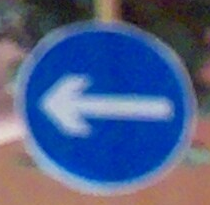
#> input picture trainingData/extracted_crops/a10_crop_0.png, 210 x 205 px
$ python -i Extract.py   (imports and definitions only)
#> lines starting #> are read from the running program, lines starting #| are printed output that depends on the picture; after the words box and inside, x2 and y2 are one past the last pixel; in counts of white or black regions, pixels touching at a corner belong together
#> further down, picture is the input picture: shape (205, 210, 3); mean B, G, R 137.9, 95.3, 77.9
import cv2 #type: ignore
import numpy as np
import os

def extract_sign_regions(img, min_area=1000, aspect_range=(0.7, 1.3)):
    """
    Extracts signs based on BLUE color detection.
    Much more robust than edge detection for specific traffic signs.
    """
#> called with min_area = 1000, aspect_range = (0.7, 1.3)
    # 1. Convert to HSV Color Space (Better for color segmentation than BGR)
    hsv = cv2.cvtColor(img, cv2.COLOR_BGR2HSV)
#> hsv: shape (205, 210, 3); mean H, S, V 88.4, 135.2, 150

    # 2. Define Blue Color Range
    # Hue (H): OpenCV uses 0-180. Blue is roughly 100-130.
    # Saturation (S): 0-255. High S means vivid color. Low S means gray/white.
    # Value (V): 0-255. High V means bright. Low V means dark.

    # Range: Allows for dark blue to bright blue, but rejects grey/white/black.
    lower_blue = np.array([90, 50, 50])
    upper_blue = np.array([140, 255, 255])

    # 3. Create Mask
    # Returns a binary image: White where pixels are blue, Black elsewhere.
    mask = cv2.inRange(hsv, lower_blue, upper_blue)
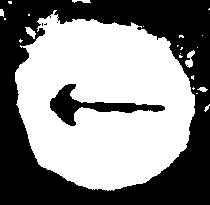
#> mask: shape (205, 210); 54.1% white; 5 black regions (3 under 20 px), largest, box (x1, y1, x2, y2) and area: (0, 0, 210, 205) 18400, (50, 84, 165, 126) 1368

    # 4. Clean up noise (Optional but recommended)
    # Erode/Dilate removes tiny blue specs (noise) and fills small holes in the sign
    kernel = np.ones((5,5), np.uint8)
    mask = cv2.morphologyEx(mask, cv2.MORPH_OPEN, kernel)
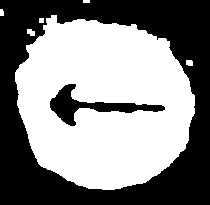
#> mask: shape (205, 210); 53.2% white; 2 black regions, box (x1, y1, x2, y2) and area: (0, 0, 210, 205) 18768, (50, 84, 165, 126) 1377
    mask = cv2.morphologyEx(mask, cv2.MORPH_CLOSE, kernel)
#> mask: shape (205, 210); 53.3% white; 2 black regions

    # 5. Find Contours on the MASK (not the raw image)
    contours, _ = cv2.findContours(mask, cv2.RETR_EXTERNAL, cv2.CHAIN_APPROX_SIMPLE)
#> contours = 5 contours, 2 with area under 20; largest, box (x1, y1, x2, y2) and area: (15, 15, 195, 190) 23910, (27, 29, 35, 36) 31, (186, 60, 193, 66) 28

    crops = []

    # Sort by area to process largest blobs first
    contours = sorted(contours, key=cv2.contourArea, reverse=True)

    for cnt in contours:
        area = cv2.contourArea(cnt)

        # Filter small specs
        if area < min_area:
            continue

        x, y, w, h = cv2.boundingRect(cnt)
        aspect_ratio = float(w) / h

        # Filter by Shape (Square-ish / Circular)
        if aspect_range[0] < aspect_ratio < aspect_range[1]:

            # Filter by Solidity (Is it a solid blob or a hollow C-shape?)
            hull = cv2.convexHull(cnt)
            hull_area = cv2.contourArea(hull)
            if hull_area == 0: continue
            solidity = float(area) / hull_area

            # Signs are solid (circle/square). Noise is often messy.
            if solidity > 0.8:
                # Add padding
                pad = 15
                h_img, w_img = img.shape[:2]
                y1 = max(0, y - pad)
                y2 = min(h_img, y + h + pad)
                x1 = max(0, x - pad)
                x2 = min(w_img, x + w + pad)

                crop = img[y1:y2, x1:x2]
                if crop.size > 0:
                    crops.append(crop)
#> this loop made 5 passes
#> (area, x, y, w, h, aspect_ratio, hull_area, solidity) on pass 1: (23910, 15, 15, 180, 175, 1.03, 24858.5, 0.962)
#> area on passes 2 to 3: 31, 28
#> after the loop, crops = 1 item

    return crops

def process_directory(input_dir='real_traffic_signs', output_dir='extracted_crops'):
    if not os.path.exists(output_dir):
        os.makedirs(output_dir)

    valid_exts = '.jpg'
    count = 0
    print(f"Scanning '{input_dir}' for images (Looking for BLUE objects)...")

    for fname in os.listdir(input_dir):
        if fname.lower().endswith(valid_exts):
            file_path = os.path.join(input_dir, fname)
            img = cv2.imread(file_path)
            if img is None: continue

            crops = extract_sign_regions(img)

            if crops:
                print(f"  {fname}: Found {len(crops)} signs.")
                for i, crop in enumerate(crops):
                    base_name = os.path.splitext(fname)[0]
                    save_name = f"{base_name}_crop_{i}.png"
                    cv2.imwrite(os.path.join(output_dir, save_name), crop)
                    count += 1
            else:
                # Useful for debugging: prints if an image had NO blue blobs
                pass

    print(f"\nDone. Extracted {count} signs to '{output_dir}/'")

# [2 lines not run here, left out]

>>> import cv2
>>> picture = cv2.imread('extracted_crops/a10_crop_0.png')
>>> result = extract_sign_regions(picture)
#> result = 1 item

$ run again, on trainingData/extracted_crops/a19_crop_0.png
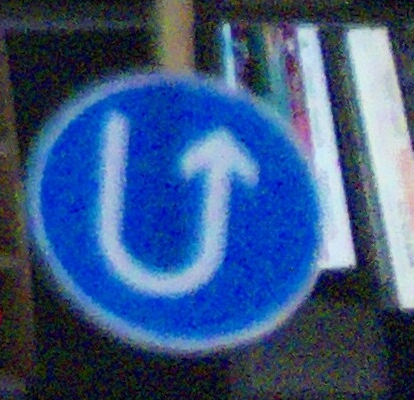
#> input picture trainingData/extracted_crops/a19_crop_0.png, 414 x 400 px
#> picture is the input picture: shape (400, 414, 3); mean B, G, R 129.4, 85.6, 58
#> hsv: shape (400, 414, 3); mean H, S, V 100.7, 140.6, 132.3
#> in extract_sign_regions, `mask = cv2.inRange(hsv, lower_blue, upper_blue)`:
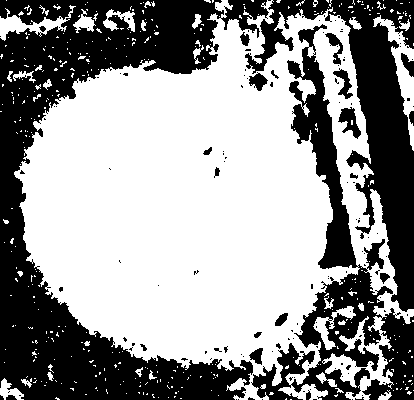
#> mask: shape (400, 414); 58.9% white; 144 black regions (122 under 20 px), largest, box (x1, y1, x2, y2) and area: (0, 0, 269, 400) 36360, (251, 24, 414, 400) 14974, (245, 0, 414, 312) 14302
#> in extract_sign_regions, `mask = cv2.morphologyEx(mask, cv2.MORPH_CLOSE, kernel)`:
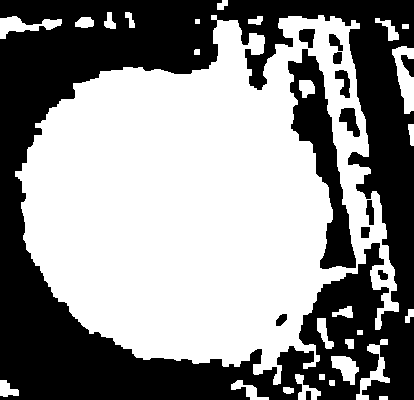
#> mask: shape (400, 414); 55.6% white; 13 black regions
#> contours = 27 contours, 1 with area under 20; largest, box (x1, y1, x2, y2) and area: (15, 15, 399, 385) 92627, (392, 46, 414, 114) 742, (0, 16, 62, 39) 558, (356, 339, 390, 400) 494, (331, 356, 359, 385) 432
#> the loop in extract_sign_regions, `for cnt in contours:` made 27 passes
#> (area, x, y, w, h, aspect_ratio, hull_area, solidity) on pass 1: (92627, 15, 15, 384, 370, 1.04, 110031, 0.842)
#> after the loop in extract_sign_regions, `for cnt in contours:`: crops = 1 item

$ run again, on trainingData/extracted_crops/a1_crop_0.png
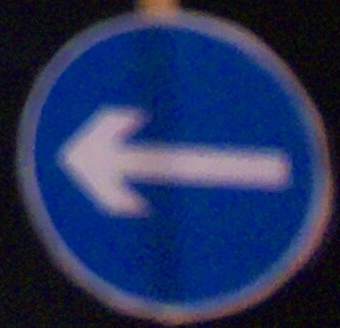
#> input picture trainingData/extracted_crops/a1_crop_0.png, 340 x 328 px
#> picture is the input picture: shape (328, 340, 3); mean B, G, R 91.9, 49.1, 35.7
#> hsv: shape (328, 340, 3); mean H, S, V 116.7, 162.1, 93.5
#> in extract_sign_regions, `mask = cv2.inRange(hsv, lower_blue, upper_blue)`:
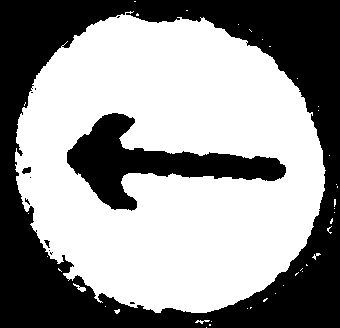
#> mask: shape (328, 340); 58.1% white; 12 black regions (8 under 20 px), largest, box (x1, y1, x2, y2) and area: (0, 0, 340, 328) 39120, (67, 113, 286, 211) 7552, (22, 167, 31, 174) 45, (44, 240, 50, 248) 24
#> in extract_sign_regions, `mask = cv2.morphologyEx(mask, cv2.MORPH_CLOSE, kernel)`:
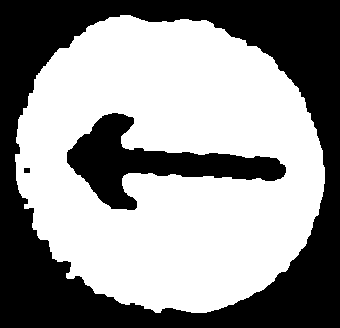
#> mask: shape (328, 340); 57.6% white; 3 black regions
#> contours = 1 contour; box (x1, y1, x2, y2) and area: (15, 15, 325, 313) 71370
#> the loop in extract_sign_regions, `for cnt in contours:` made 1 pass
#> (area, x, y, w, h, aspect_ratio, hull_area, solidity) on pass 1: (71369.5, 15, 15, 310, 298, 1.04, 73078.5, 0.977)
#> after the loop in extract_sign_regions, `for cnt in contours:`: crops = 1 item
